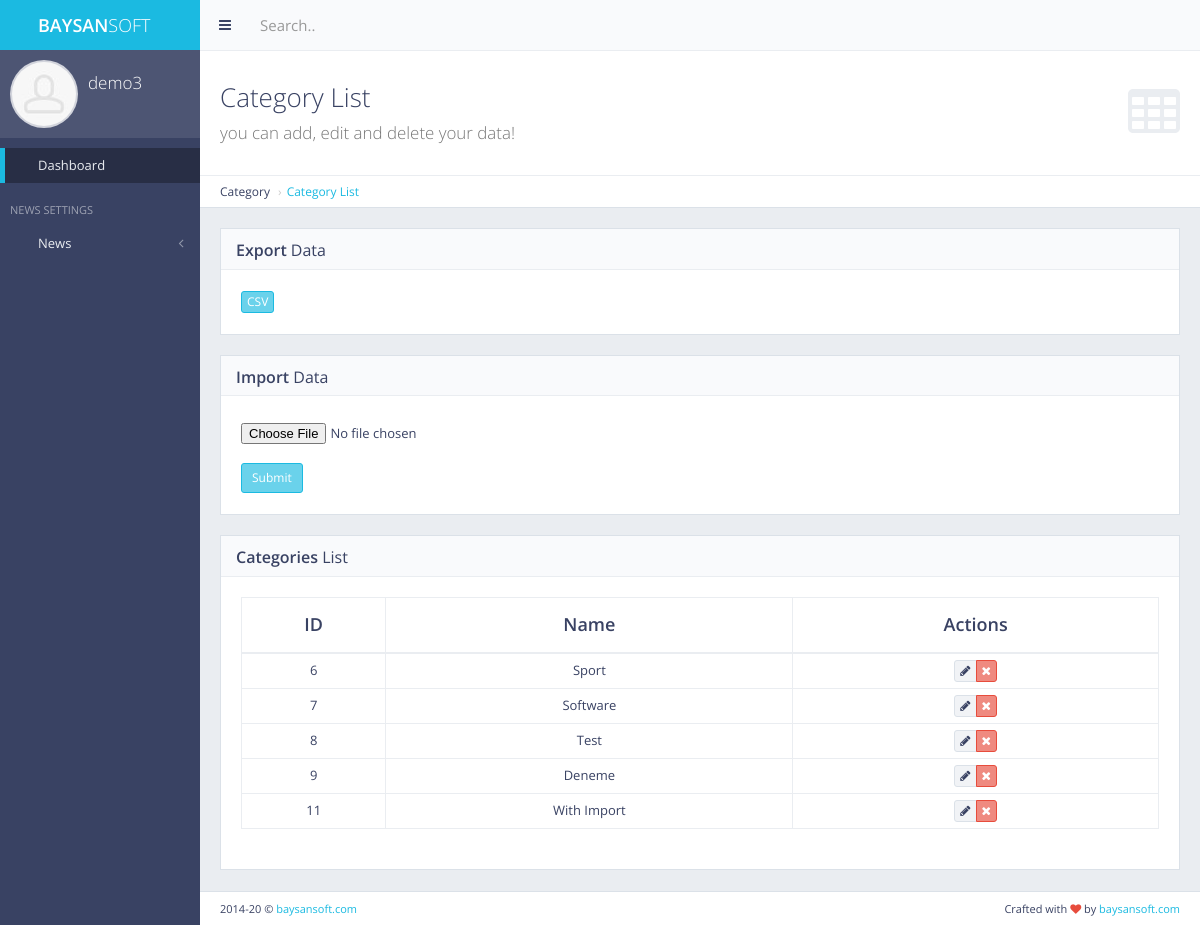
The app's page /panel/category/list/ (signed in) with its own data.
### category/models.py (models this page shows, shortened)
class Category(models.Model):
    name = models.CharField(max_length=255)
    count = models.IntegerField(default=0)
    class Meta:
        verbose_name = "Category"
        verbose_name_plural = "Categories"

### panel/views.py (the view)
# urls.py: path('category/list/', views.category_list, name='category_list'),
def category_list(request):
    if not request.user.is_authenticated:  # eğer mevcut kullanıcı authenticate değilse
        return redirect('main:my_login')
    categories = Category.objects.all()
    context = {
        'categories': categories
    }
    return render(request, 'back/category_list.html', context=context)

### category/context_processor.py (called while the page is built)
def get_categories(request):  # template'a direkt veri yolluyor
    get_categories = Category.objects.all()
    return dict(
        get_categories=get_categories)  # get_categories diyerek direkt template'den çağırabiliriz. Sözlük olarak döndürür.

### main/context_processors.py (called while the page is built)
def get_site_settings(request):
    site = Main.objects.first()
    return dict(site_settings=site)

### main/templatetags/my_auth.py (called while the page is built)
@register.filter(name='has_group')
def has_group(user,group_name):
    return user.groups.filter(name=group_name).exists()

### news/context_processors.py (called while the page is built)
def get_last_news(request):
    get_last_news = News.objects.all().order_by('-date')[:3]
    return dict(get_last_news=get_last_news)

def get_popular_posts(request):  # bu şekilde tek fonksiyon ile 2 veri seti döndürebiliriz
    get_popular_posts = News.objects.all().order_by('-show')
    get_popular_posts_detail = News.objects.all().order_by('-show')[:3]
    get_popular_posts_home = News.objects.all().order_by('-show')[:3]
    return dict(get_popular_posts=get_popular_posts, get_popular_posts_detail=get_popular_posts_detail,
                get_popular_posts_home=get_popular_posts_home)

### subcategory/context_processors.py (called while the page is built)
def get_subcategories(request):
    get_subcategories = SubCategory.objects.all()
    return dict(get_subcategories=get_subcategories)

### trending/context_processors.py (called while the page is built)
def get_trendings(request):
    trendings = Trending.objects.all().filter(is_publish=True).order_by('?')  # bu sayede random getirdik
    return dict(get_trendings=trendings)

### templates/back/category_list.html (shortened to what this page needs)
{% extends 'back/layout.html' %}
{% load static %}
{% block body %}
    <div class="content-header">
        <div class="header-section">
            <h1>
                <i class="fa fa-table"></i>Category List<br><small>you can add, edit and delete your data!</small>
            </h1>
        </div>
    </div>
    <ul class="breadcrumb breadcrumb-top">
        <li>Category</li>
        <li><a href="{% url 'panel:category_list' %}">Category List</a></li>
    </ul>
    <div class="block full">
        <div class="block-title">
            <h2><strong>Export</strong> Data</h2>
        </div>
        <div class="table-responsive">
            <a href="{% url 'category:export_csv' %}" data-toggle="tooltip" title="export csv file"
               class="btn btn-xs btn-primary"> CSV</a>
        </div>
    </div>
    <div class="block full">
        <div class="block-title">
            <h2><strong>Import</strong> Data</h2>
        </div>
        <form action="{% url 'category:import_csv' %}" method="post" enctype="multipart/form-data">
            <div class="table-responsive">
                <input type="file" name="csv_file" id="csv_file"/>
                <br/>
                <button class="btn btn-sm btn-primary" type="submit">Submit</button>
            </div>
        </form>
    </div>
    <div class="block full">
        <div class="block-title">
            <h2><strong>Categories</strong> List</h2>
        </div>
        <div class="table-responsive">
            <table id="example-datatable" class="table table-vcenter table-condensed table-bordered">
                <thead>
                <tr>
                    <th class="text-center">ID</th>
                    <th class="text-center">Name</th>
                    <th class="text-center">Actions</th>
                </tr>
                </thead>
                <tbody>
                {% for cat in categories %}
                    <tr>
                        <td class="text-center">{{ cat.id }}</td>
                        <td class="text-center">{{ cat.name }}</td>
                        <td class="text-center">
                            <div class="btn-group">
                                <a href="" data-toggle="tooltip" title="Edit"
                                   class="btn btn-xs btn-default"><i class="fa fa-pencil"></i></a>
                                <a href="{% url 'panel:category_delete' pk=cat.pk %}" data-toggle="tooltip"
                                   title="Delete"
                                   class="btn btn-xs btn-danger"><i class="fa fa-times"></i></a>
                            </div>
                        </td>
                    </tr>
                {% endfor %}
                </tbody>
            </table>
        </div>
    </div>
{% endblock body %}

### templates/back/layout.html (shortened to what this page needs)
{% load static %}
{% if user.is_authenticated %}
    <!DOCTYPE html>
    <html class="no-js" lang="en">
    <head>
        <link rel="stylesheet" href="{% static 'back/css/bootstrap.min.css' %}">
        <link rel="stylesheet" href="{% static 'back/css/plugins.css' %}">
        <link rel="stylesheet" href="{% static 'back/css/main.css' %}">
        <link rel="stylesheet" href="{% static 'back/css/themes.css' %}">
        <link rel="stylesheet" href="{% static 'ToastJs/Toast.min.css' %}">
        <link rel="stylesheet" href="{% static 'node_modules/sweetalert2/dist/sweetalert2.min.css' %}">
    </head>
    <body>
    <div id="page-wrapper">
        <div id="page-container" class="sidebar-partial sidebar-visible-lg sidebar-no-animations">
            <div id="sidebar">
                <div id="sidebar-scroll">
                    <div class="sidebar-content">
                        <a href="http://baysansoft.com/" target="_blank" class="sidebar-brand">
                            <i class="gi gi-flash"></i><span
                                class="sidebar-nav-mini-hide"><strong>BAYSAN</strong>SOFT</span>
                        </a>
                        <div class="sidebar-section sidebar-user clearfix sidebar-nav-mini-hide">
                            <div class="sidebar-user-avatar">
                                <a href="page_ready_user_profile.html">
                                    <img src="{% static 'back/img/placeholders/avatars/avatar2.jpg' %}" alt="avatar">
                                </a>
                            </div>
                            <div class="sidebar-user-name">{{ request.user.username }}</div>
                            <div class="sidebar-user-links">
                                <a href="{% url 'main:home' %}" data-toggle="tooltip" data-placement="bottom"
                                   title="Site Home Page"><i class="gi gi-home"></i></a>
                                <a href="{% url 'panel:message_box' %}" data-toggle="tooltip" data-placement="bottom"
                                   title="Message Box"><i class="gi gi-message_plus"></i></a>
                                <a href="page_ready_user_profile.html" data-toggle="tooltip" data-placement="bottom"
                                   title="Profile"><i class="gi gi-user"></i></a>
                                <a href="{% url 'panel:change_password' %}" class="enable-tooltip" data-placement="bottom"
                                   title="Settings"
                                   onclick="$('#modal-user-settings').modal('show');"><i class="gi gi-cogwheel"></i></a>
                                <a href="{% url 'main:my_logout' %}" data-toggle="tooltip" data-placement="bottom"
                                   title="Logout"><i
                                        class="gi gi-exit"></i></a>
                            </div>
                        </div>
                        {% include 'back/includes/sidebar.html' %}
                    </div>
                </div>
            </div>
            <div id="main-container">
                <header class="navbar navbar-default">
                    <ul class="nav navbar-nav-custom">
                        <li>
                            <a href="javascript:void(0)" onclick="App.sidebar('toggle-sidebar');this.blur();">
                                <i class="fa fa-bars fa-fw"></i>
                            </a>
                        </li>
                    </ul>
                    <form action="page_ready_search_results.html" method="post" class="navbar-form-custom">
                        <div class="form-group">
                            <input type="text" id="top-search" name="top-search" class="form-control"
                                   placeholder="Search..">
                        </div>
                    </form>
                </header>
                <div id="page-content">
                    {% block body %}
                    {% endblock body %}
                </div>
                <footer class="clearfix">
                    <div class="pull-right">
                        Crafted with <i class="fa fa-heart text-danger"></i> by <a href="http://baysansoft.com/"
                                                                                   target="_blank">baysansoft.com</a>
                    </div>
                    <div class="pull-left">
                        <span id="year-copy"></span> &copy; <a href="http://baysansoft.com/"
                                                               target="_blank">baysansoft.com</a>
                    </div>
                </footer>
            </div>
        </div>
    </div>
    </body>
    </html>
{% else %}
    <h2>Please Login</h2>
{% endif %}

### records on screen
Category: id "6", name "Sport"
Category: id "7", name "Software"
Category: id "8", name "Test"
Category: id "9", name "Deneme"
Category: id "11", name "With Import"

### other values on screen
{{ request.user.username }} "demo3"
